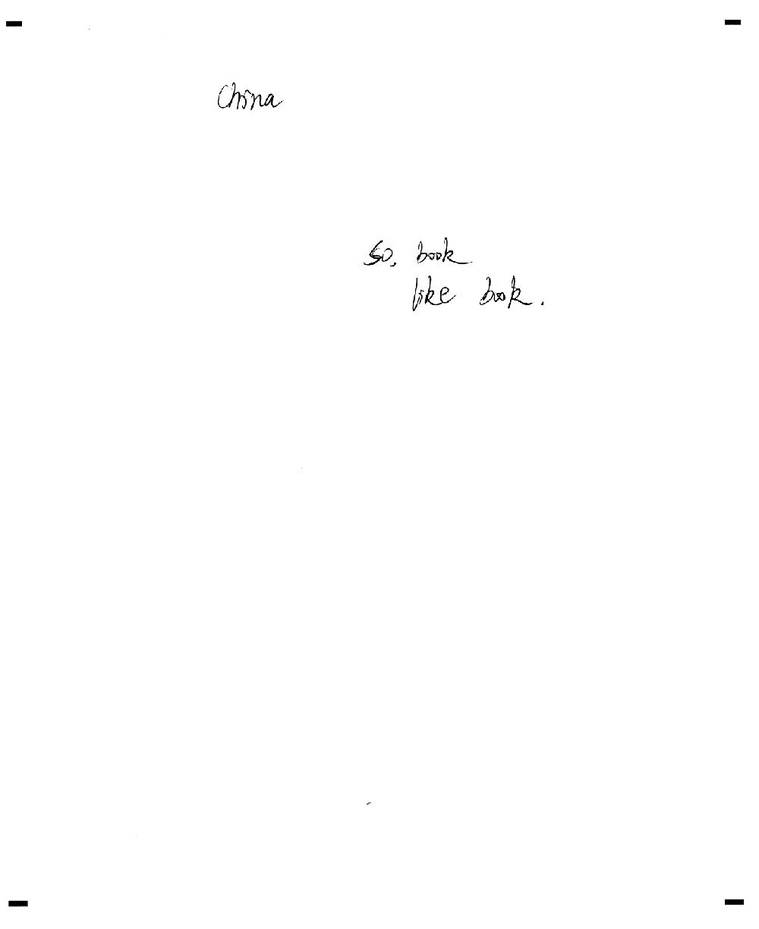
#> input picture copy/Test-data/222.jpg, 759 x 929 px, shrunk from 1000 x 1224 before the run
$ python -i ImageProcessing.py   (imports and definitions only)
#> lines starting #> are read from the running program, lines starting #| are printed output that depends on the picture
#> further down, picture is the input picture: shape (929, 759, 3); min 0, max 255, mean 254.4
import cv2 as cv
import numpy as np
import math
from statistics import mean

from matplotlib import pyplot as plt
try:
    from Processing import *
except ModuleNotFoundError:
    from Alireza.Processing import *

def findComponents(image):
    edgyImg = cv.Canny(image, 50, 200, None, 3)
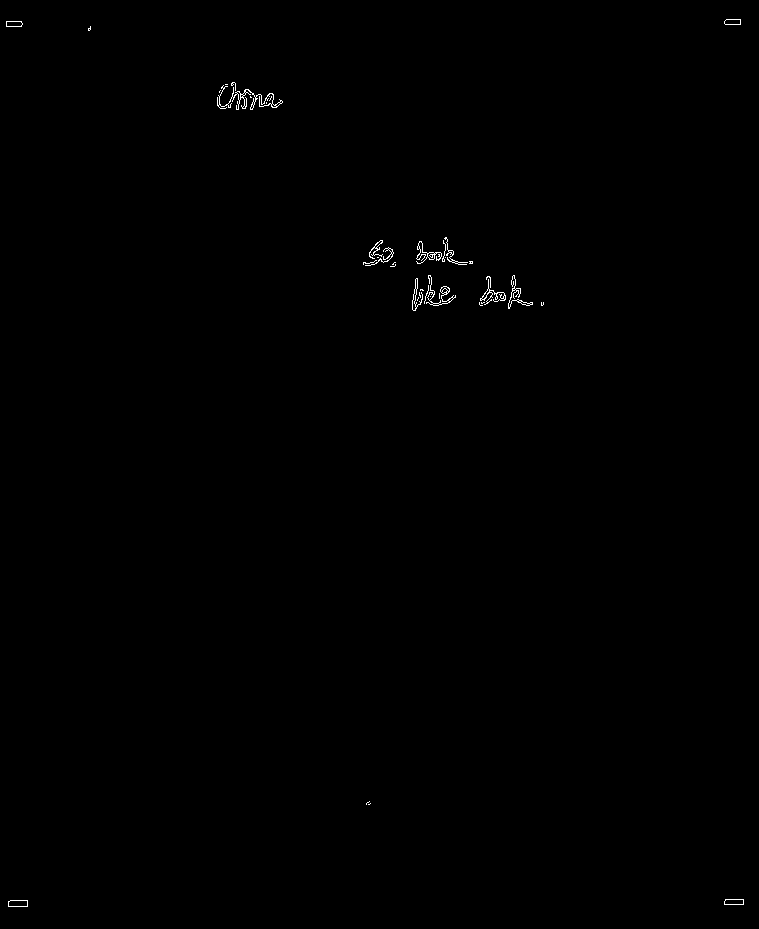
#> edgyImg: shape (929, 759); 0.23% white in thin lines or dots
    edgyColor = cv.cvtColor(edgyImg, cv.COLOR_GRAY2BGR)
#> edgyColor: shape (929, 759, 3); 0.23% white in thin lines or dots

    DemoImg = np.zeros_like(edgyColor);

    num_labels, labels, stats, centroids = cv.connectedComponentsWithStats(edgyImg);
#> labels: shape (929, 759) int32; 40 distinct labels, from 0 to 39
#> num_labels = 40; stats = 40 rows, first 6: [0, 0, 759, 929, 703515], [724, 19, 17, 6, 39], [6, 21, 17, 6, 40], [88, 26, 3, 5, 9], [231, 82, 5, 9, 17], [217, 85, 66, 25, 333]; centroids = 40 pairs, first value 13.55 to 733.7, second value 21.56 to 903.1
    avg_width = 0;
    for stat in stats:
        avg_width += stat[cv.CC_STAT_WIDTH]
#> this loop made 40 passes
#> (stat, avg_width) on passes 1 to 12: ([0, 0, 759, 929, 703515], 759), ([724, 19, 17, 6, 39], 776), ([6, 21, 17, 6, 40], 793), ([88, 26, 3, 5, 9], 796), ([231, 82, 5, 9, 17], 801), ([217, 85, 66, 25, 333], 867), ([225, 84, 3, 1, 3], 870), ([219, 90, 2, 3, 3], 872), ([250, 96, 2, 2, 3], 874), ([269, 96, 3, 5, 5], 877), ([266, 102, 1, 2, 2], 878), ([444, 237, 24, 28, 86], 902)
#> after the loop, avg_width = 1176
    avg_width /= num_labels
#> avg_width = 29.4
    try:
        display ("Found " + str(num_labels) + " components with height " + str(avg_width) + " in image")
    except NameError:
        i = 0;

    return avg_width;

# [184 lines left out: functions putGLM, filterWhite, filterBlack, removeBlack, constructLines, processSkeleton and 1 more, not called in this run]

>>> import cv2
>>> picture = cv2.imread('Test-data/222.jpg')
>>> result = findComponents(picture)
#> result = 29.4

$ run again, on copy/Test-data/test.png
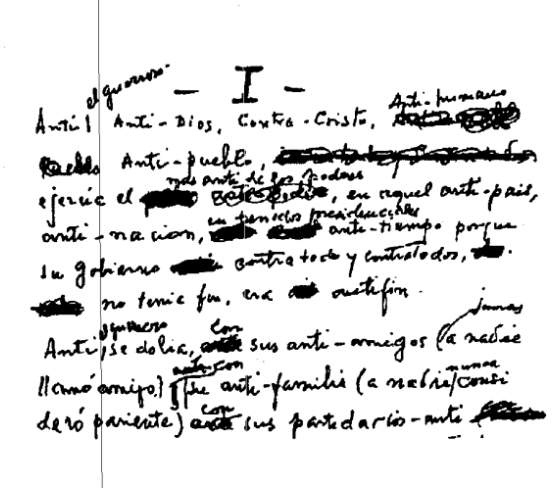
#> input picture copy/Test-data/test.png, 560 x 488 px
#> picture is the input picture: shape (488, 560, 3); min 0, max 255, mean 223.2
#> in findComponents, `edgyImg = cv.Canny(image, 50, 200, None, 3)`:
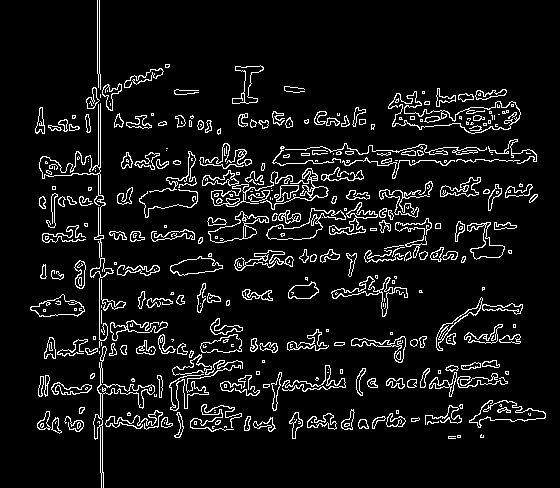
#> edgyImg: shape (488, 560); 7.5% white in thin lines or dots
#> edgyColor: shape (488, 560, 3); 7.5% white in thin lines or dots
#> in findComponents, `num_labels, labels, stats, centroids = cv.connectedComponentsWithStats..`:
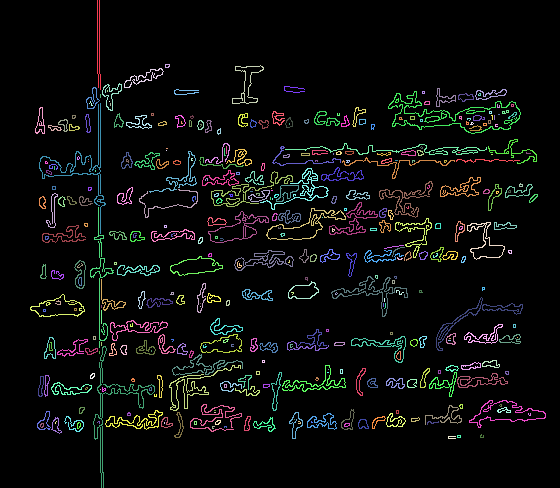
#> labels: shape (488, 560) int32; 387 distinct labels, from 0 to 386; one colour per label, 0 black
#> num_labels = 387; stats = 387 rows, first 6: [0, 0, 560, 488, 252677], [97, 0, 4, 90, 178], [165, 64, 5, 4, 14], [232, 65, 32, 39, 180], [124, 68, 40, 20, 141], [102, 83, 20, 28, 114]; centroids = 387 pairs, first value 40.11 to 533, second value 44.01 to 437
#> the loop in findComponents, `for stat in stats:` made 387 passes
#> (stat, avg_width) on passes 1 to 3: ([0, 0, 560, 488, 252677], 560), ([97, 0, 4, 90, 178], 564), ([165, 64, 5, 4, 14], 569)
#> after the loop in findComponents, `for stat in stats:`: avg_width = 6076
#> in findComponents, `avg_width /= num_labels`: avg_width = 15.7
